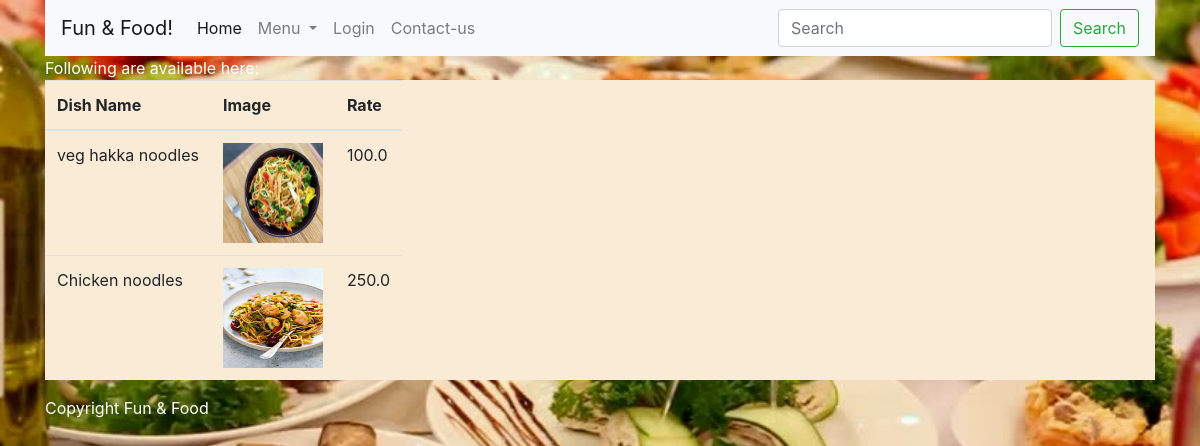
Screenshot of /webpages/menu/chinese with the database file from the repository.
### webpages/models.py (models this page shows)
class Dish(models.Model):
    name = models.CharField(max_length=50)
    rate = models.FloatField()
    isVeg = models.BooleanField(default=True)
    category = models.CharField(max_length=50)
    image = models.TextField(null = True)
    available_from = models.DateTimeField(default=datetime.datetime.now())
    is_available = models.BooleanField()

### webpages/views.py (the view, shortened to what this page needs)
# urls.py: url(r'menu/(?P<type>[a-zA-Z]+)', views.menu, name='menu'),
def menu(request, type):
    search = request.GET.get('search', None)
    if search is not None:
        menu = Dish.objects.filter(name__icontains = search)
    else:
        if type == "indian":
            menu = Dish.objects.filter(category="indian")
        elif type == "continental":
            menu = Dish.objects.exclude(category="indian")
        elif type == "chinese":
            menu = Dish.objects.filter(category="chinese")
        else:
            menu = []
    is_admin = check_admin(request)
    return render(request=request, template_name='menu.html', context={'menu_items': menu, 'admin_menu':is_admin})

### webpages/views.py (called while the page is built)
def check_admin(request):
    try:
        login_id = request.session['login_id']
        if login_id == '45565$78678#':
            return True
        else:
            return False
    except Exception as e:
        return False

### webpages/templates/menu.html
{% extends 'layout.html' %}
{% block content %}
Following are available here:<br>
<table class="table table-responsive" style="background: antiquewhite;">
    <thead>
        <th>
            Dish Name
        </th>
        <th>
            Image
        </th>
        <th>
            Rate
        </th>
        <tbody>
            {% for item in menu_items %}
            <tr>
                <td>{{ item.name }}</td>
                <td>
                    {% if not item.image %}
                    <img width="100px" height="100px" src="/static/images/default_dish.png"/>
                    {% else %}
                    <img width="100px" height="100px" src="/static/images/{{ item.image }}"/>
                    {% endif %}
                </td>
                <td>{{ item.rate }}</td>
            </tr>
            {% endfor %}
        </tbody>
    </thead>
</table>
{% endblock %}

### rows the page displays
Dish: name "veg hakka noodles", image (picture), rate "100.0"
Dish: name "Chicken noodles", image (picture), rate "250.0"
